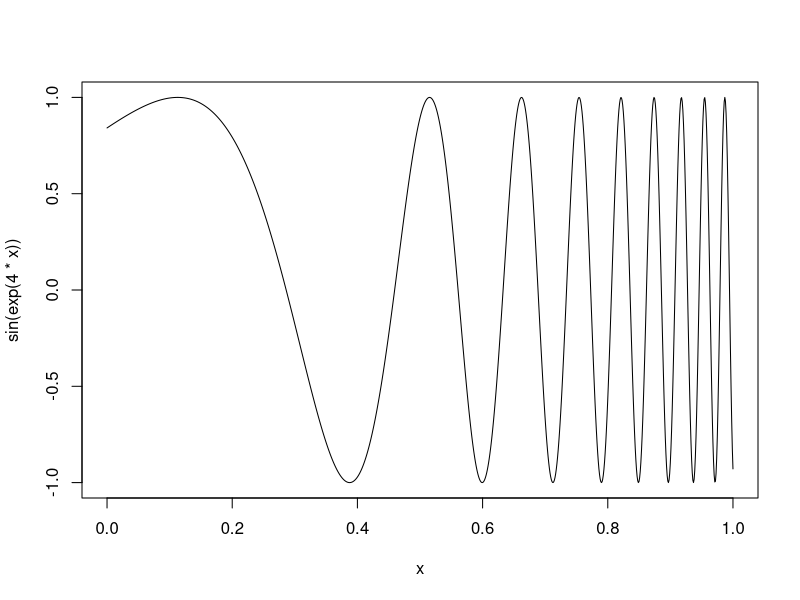

This figure's R source:
# Set up --------------------------------------------------------
library(rlang)
library(lobstr)
library(purrr)
#---------------------------------------------------------------#

# Quoting ------------------------------------------------------
#> Capturing an expression without evaluating it
expr(x + y)
expr(1 / 2 / 3)

f2 <- function(x) enexpr(x)
f2( a +b + c)

f3 <- function(...) enexprs(...)
f3
fn_env(f3)
env_print(f3)
f3(x = 1, y = 10 * z)

exprs(x = x ^ 2, y = y ^ 3, z = z ^ 4)
expr

f1 <- function(x, y) {
  exprs(x = x, y = y)
}
f2 <- function(x, y) {
  enexprs(x = x, y = y)
}
f1(a + b, c + d)
f2(a + b, c + d)

# Unquoting ----------------------------------------------------
x <- expr(-1)
lobstr::ast(x)
expr(f(!!x, y))

a <- sym("y")
a
b <- 1
expr(f(!!a, !!b))

mean_rm <- function(var) {
  var <- ensym(var)
  expr(mean(!!var, na.rm = TRUE))
}

mean_rm(x)
expr(!!mean_rm(x) + !!mean_rm(y))

x <- expr(x)
expr(`$`(df, !!x))

# Example --------------------------------------------
var <- expr(y)
intercept <- 10
coefs <- c(x1 = 5, x2 = -4)

coef_sym <- map(seq_along(coefs), ~ expr((!!var)[[!!.x]]))
coef_sym

linear <- function(var, val) {
  var <- ensym(var)
  coef_name <- map(seq_along(coefs[-1]), ~expr((!!var)[[!!.x]]))

  summands <- map2(val[-1], coef_name, ~ expr((!!.x * !!.y)))
  summands <- c(val[[1]], summands)
  reduce(summands, ~ expr(!!.x + !!.y))
}

linear(x, c(10, -1, 2))

## Slicing an array -------------------------------------------------------
indices <- rep(list(missing_arg()), 3)
indices

expr(x[!!!indices])

## Creating functions -----------------------------------------------------
 new_function(
  exprs(x = , y =),
  expr({x + y})
 )

power <- function(exponent) {
  new_function(
      exprs(x = ),
      expr({
        x ^ !!exponent
      }),
      caller_env()
    )
 }

power(0.5)
t <- power(0.5)
t(2)

curve2 <- function(expr, xlim = c(0, 1), n = 100) {
  expr <- enexpr(expr)
  f <- new_function(exprs(x = ), expr)

  x <- seq(xlim[1], xlim[2], length = n)
  y <- f(x)

  plot(x, y, type = "l", ylab = expr_text(expr))
}

curve2(sin(exp(4 * x)), n = 1000)
